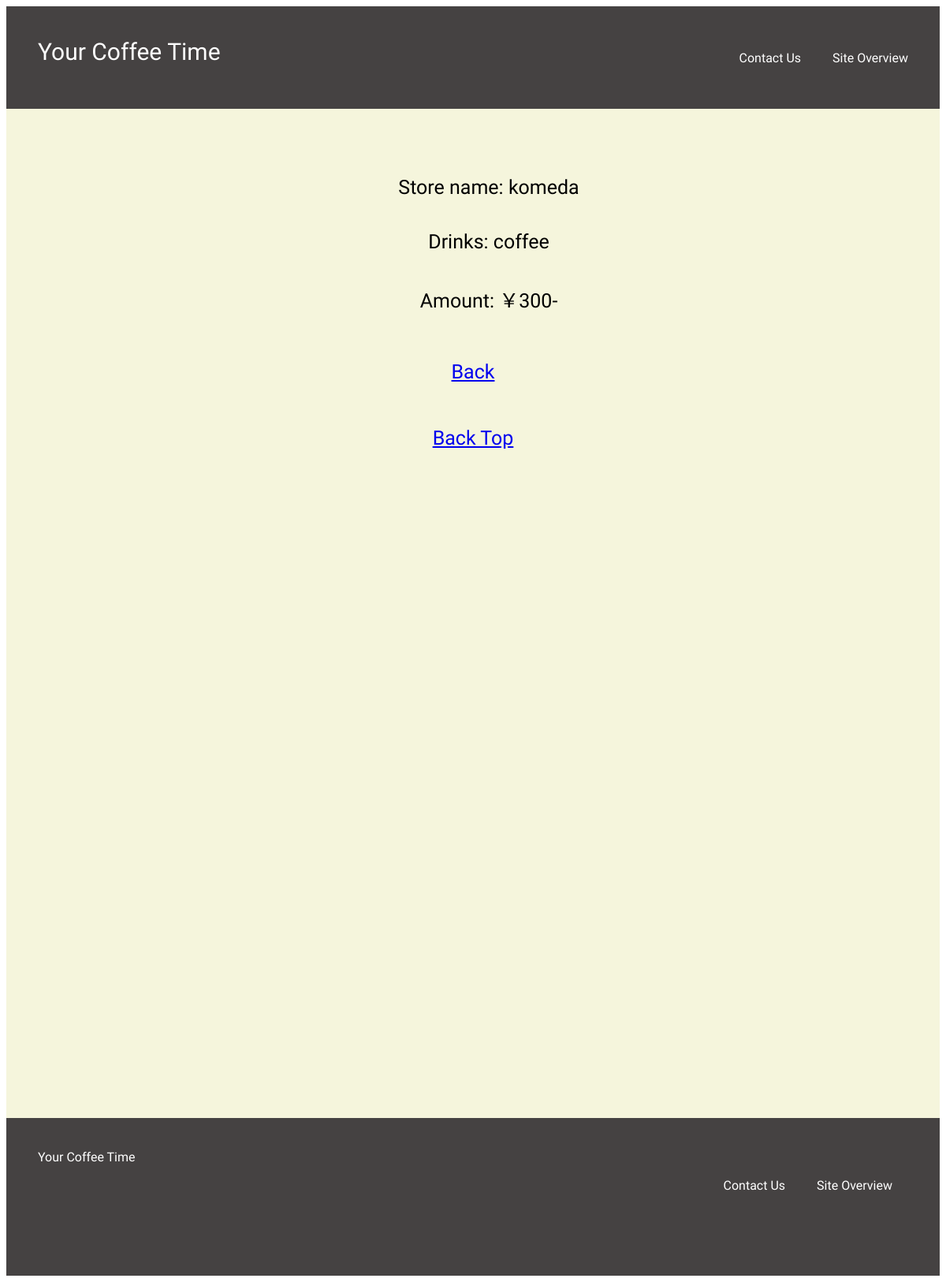
The app's page /detail/6 with its own data.
### myapp/models.py (models this page shows)
class Post(models.Model):
    store_name = models.CharField(max_length=255)
    ordereddrink = models.CharField(max_length=255)
    amount = models.IntegerField()
    created_at = models.DateTimeField(auto_now_add=True)
    updated_at = models.DateTimeField(auto_now=True)

### myapp/views.py (the view)
# urls.py: path('detail/<int:post_id>', views.detail, name='detail'),
def detail(request,post_id):
    post = Post.objects.get(id=post_id)
    return render(request, 'myapp/detail.html',{'post':post})

### myapp/templates/myapp/detail.html
{% extends 'base.html' %}
{% block content %}
    <div class="main">
        <div class="detail">
            <ul>
                <li><div class="detail-store-name">Store name: {{ post.store_name }}</div></li>
                <li><div class="detail-orderd-drink">Drinks: {{ post.ordereddrink }}</div></li>
                <li><div class="detail-amount">Amount: ￥{{ post.amount }}-</div></li>
            </ul>
            <div class="deetail-return">
                <p><a href="/postlist">Back</a></p>
                <p><a href="/top">Back Top</a></p>
            </div>
        </div>
    </div>
{% endblock %}

### myapp/static/myapp/style.css (style rules this page uses)
body { font-family: 'Playfair Display', serif; font-family: 'Sora', sans-serif; }
.main { background-color: beige; height:1200px; padding: 40px; }
.post-list li,p { text-align: center; list-style: none; padding-bottom: 15px; padding-top: 15px; }
.detail { font-size: 25px; text-align: center; }
.detail li { list-style: none; }
.detail-store-name { padding: 20px 20px; }
.detail-orderd-drink { padding: 20px 20px; }
.detail-amount { padding: 20px 20px; }

### records on screen
Post: store_name "komeda", ordereddrink "coffee", amount "300"
